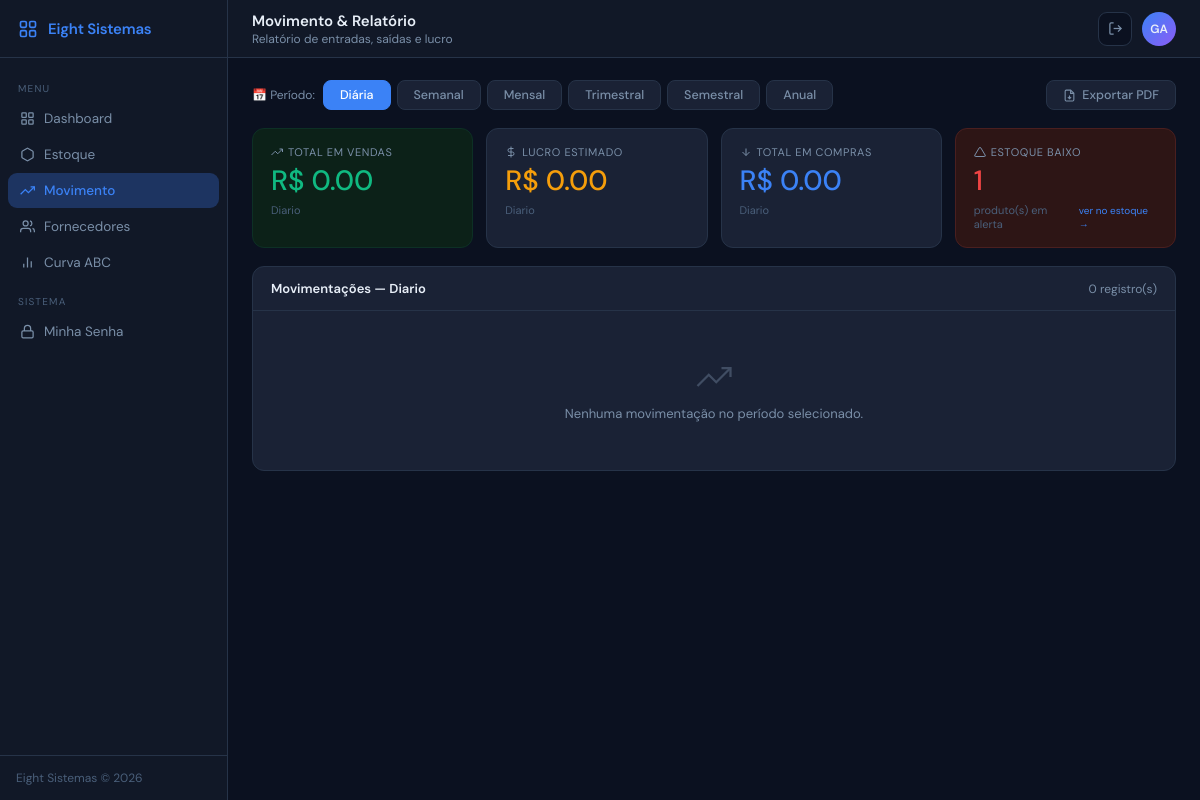
The page /movimento?filtro=diario (signed in) on the database as committed earlier.
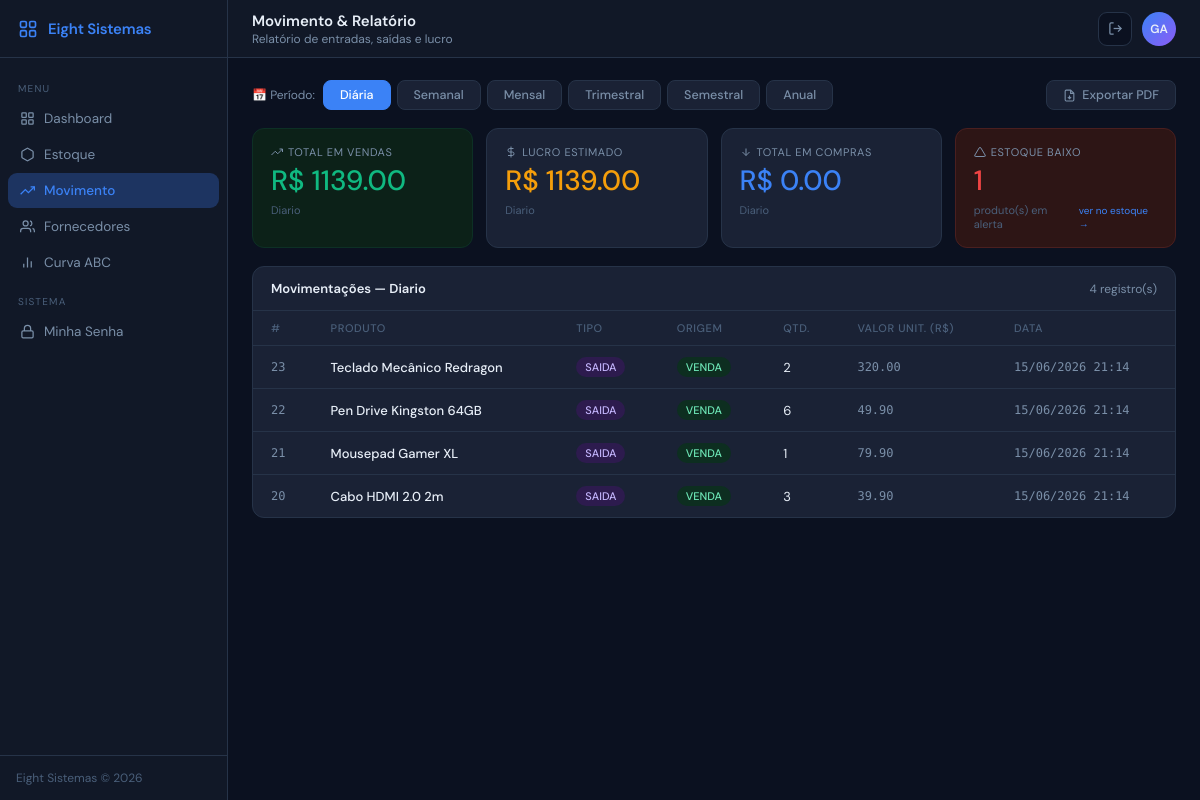
The same page on the database as committed later.
### models/movimentacao.py (models this page shows)
class Movimentacao(db.Model):
    __tablename__ = "movimentacoes_estoque"
    id                = db.Column(db.Integer, primary_key=True)
    produto_id        = db.Column(db.Integer, db.ForeignKey("produtos.id", ondelete="CASCADE"), nullable=False)
    tipo              = db.Column(db.Enum("entrada", "saida"), nullable=False)
    quantidade        = db.Column(db.Integer, nullable=False)
    origem            = db.Column(db.Enum("compra", "venda", "ajuste"), nullable=False)
    valor_unitario    = db.Column(db.Numeric(10, 2))
    custo_unitario    = db.Column(db.Numeric(10, 2))
    data_movimentacao = db.Column(db.DateTime, default=datetime.now, nullable=False)

### models/produto.py (models this page shows, shortened)
class Produto(db.Model):
    __tablename__ = "produtos"
    id             = db.Column(db.Integer, primary_key=True)
    nome           = db.Column(db.String(100), nullable=False)
    categoria      = db.Column(db.String(50))
    quantidade     = db.Column(db.Integer, default=0, nullable=False)
    estoque_minimo = db.Column(db.Integer, default=5, nullable=False)
    preco_custo    = db.Column(db.Numeric(10,2))
    preco_venda    = db.Column(db.Numeric(10,2))
    descricao      = db.Column(db.Text)
    fornecedor_id  = db.Column(db.Integer, db.ForeignKey("fornecedores.id"))
    movimentacoes  = db.relationship("Movimentacao", backref="produto", lazy=True, cascade="all, delete-orphan")

### routes/movimento.py (the view)
@movimento_bp.route("/movimento")
@login_required
def movimento():
    filtro    = request.args.get("filtro", "mensal")
    relatorio = DashboardService.relatorio_movimento(filtro)
    grafico   = DashboardService.grafico_seis_meses()
    return render_template(
        "movimento.html",
        filtro_ativo=filtro,
        **relatorio,
        alertas=EstoqueService.alertas_estoque(),
        graf_labels=grafico["labels"],
        graf_entradas=grafico["entradas"],
        graf_saidas=grafico["saidas"],
    )

### auth.py (called while the page is built)
def login_required(f):
    @wraps(f)
    def decorated(*args, **kwargs):
        if "usuario_id" not in session:
            return redirect(url_for("auth.login"))
        return f(*args, **kwargs)
    return decorated

### services/dashboard_service.py (called while the page is built)
    @staticmethod
    def grafico_seis_meses():
        seis = datetime.now() - timedelta(days=180)
        ent, sai = defaultdict(float), defaultdict(float)
        for m in Movimentacao.query.filter(Movimentacao.data_movimentacao >= seis).all():
            mes = m.data_movimentacao.strftime("%b/%y") if m.data_movimentacao else "?"
            (ent if m.tipo == "entrada" else sai)[mes] += m.quantidade
        meses = sorted(set(ent) | set(sai))
        return {
            "labels":   meses,
            "entradas": [ent.get(m, 0) for m in meses],
            "saidas":   [sai.get(m, 0) for m in meses],
        }

### services/estoque_service.py (called while the page is built)
    @staticmethod
    def alertas_estoque():
        return Produto.query.filter(Produto.quantidade <= Produto.estoque_minimo).all()

### templates/movimento.html (shortened to what this page needs)
{% extends "base.html" %}
{% block nav_movimento %}active{% endblock %}
{% block page_title %}Movimento & Relatório{% endblock %}
{% block page_sub %}Relatório de entradas, saídas e lucro{% endblock %}
{% block content %}
<div style="display:flex; align-items:center; gap:6px; flex-wrap:wrap;">
  <span class="filtro-label">📅 Período:</span>
  {% for valor, label in [
    ('diario','Diária'),('semanal','Semanal'),('mensal','Mensal'),
    ('trimestral','Trimestral'),('semestral','Semestral'),('anual','Anual')
  ] %}
  <a href="{{ url_for('movimento.movimento', filtro=valor) }}"
     class="filtro-btn {{ 'ativo' if filtro_ativo == valor else '' }}">
    {{ label }}
  </a>
  {% endfor %}
  <a href="{{ url_for('movimento.exportar_pdf', filtro=filtro_ativo) }}"
     class="btn-export" title="Exportar relatório do período atual em PDF" style="margin-left:auto;">
    <svg viewBox="0 0 24 24" fill="none" stroke="currentColor" stroke-width="2">
      <path d="M14 2H6a2 2 0 0 0-2 2v16a2 2 0 0 0 2 2h12a2 2 0 0 0 2-2V8z"/>
      <polyline points="14 2 14 8 20 8"/>
      <line x1="12" y1="18" x2="12" y2="12"/>
      <polyline points="9 15 12 18 15 15"/>
    </svg>
    Exportar PDF
  </a>
</div>
<div class="cards-grid">
  <div class="stat-card success">
    <div class="card-label">
      <svg viewBox="0 0 24 24" fill="none" stroke="currentColor" stroke-width="2"><polyline points="23 6 13.5 15.5 8.5 10.5 1 18"/><polyline points="17 6 23 6 23 12"/></svg>
      Total em Vendas
    </div>
    <div class="card-value green">R$ {{ "%.2f"|format(total_vendas) }}</div>
    <div class="card-sub">{{ filtro_ativo | capitalize }}</div>
  </div>
  <div class="stat-card">
    <div class="card-label">
      <svg viewBox="0 0 24 24" fill="none" stroke="currentColor" stroke-width="2"><line x1="12" y1="1" x2="12" y2="23"/><path d="M17 5H9.5a3.5 3.5 0 0 0 0 7h5a3.5 3.5 0 0 1 0 7H6"/></svg>
      Lucro Estimado
    </div>
    <div class="card-value amber">R$ {{ "%.2f"|format(total_lucro) }}</div>
    <div class="card-sub">{{ filtro_ativo | capitalize }}</div>
  </div>
  <div class="stat-card">
    <div class="card-label">
      <svg viewBox="0 0 24 24" fill="none" stroke="currentColor" stroke-width="2"><path d="M12 5v14M5 12l7 7 7-7"/></svg>
      Total em Compras
    </div>
    <div class="card-value blue">R$ {{ "%.2f"|format(total_compras) }}</div>
    <div class="card-sub">{{ filtro_ativo | capitalize }}</div>
  </div>
  <a href="{{ url_for('estoque.estoque', filtro_baixo=1) }}"
     class="stat-card {{ 'danger' if alertas|length > 0 else '' }}"
     style="text-decoration:none;cursor:pointer;transition:border-color .18s,transform .15s;"
     onmouseover="this.style.transform='translateY(-2px)'"
     onmouseout="this.style.transform=''">
    <div class="card-label">
      <svg viewBox="0 0 24 24" fill="none" stroke="currentColor" stroke-width="2"><path d="M10.29 3.86L1.82 18a2 2 0 0 0 1.71 3h16.94a2 2 0 0 0 1.71-3L13.71 3.86a2 2 0 0 0-3.42 0z"/></svg>
      Estoque Baixo
    </div>
    <div class="card-value {{ 'red' if alertas|length > 0 else 'green' }}">{{ alertas|length }}</div>
    <div class="card-sub" style="display:flex;align-items:center;gap:4px;">
      produto(s) em alerta
      {% if alertas|length > 0 %}
      <span style="font-size:10px;color:var(--blue);margin-left:auto;">ver no estoque →</span>
      {% endif %}
    </div>
  </a>
</div>
<div class="tcard">
  <div class="tcard-header">
    <span class="tcard-title">Movimentações — {{ filtro_ativo | capitalize }}</span>
    <span class="text-muted" style="font-size:12px;">{{ movimentacoes|length }} registro(s)</span>
  </div>
  {% if movimentacoes %}
  <table>
    <thead>
      <tr>
        <th>#</th>
        <th>Produto</th>
        <th>Tipo</th>
        <th>Origem</th>
        <th>Qtd.</th>
        <th>Valor Unit. (R$)</th>
        <th>Data</th>
      </tr>
    </thead>
    <tbody>
      {% for m in movimentacoes %}
      <tr>
        <td class="mono">{{ m.id }}</td>
        <td class="fw500">{{ m.produto_nome }}</td>
        <td>
          <span class="badge-status {{ 'badge-entrada' if m.tipo == 'entrada' else 'badge-saida' }}">
            {{ m.tipo | upper }}
          </span>
        </td>
        <td>
          <span class="badge-status
            {% if m.origem == 'venda' %}badge-venda
            {% elif m.origem == 'compra' %}badge-compra
            {% else %}badge-ajuste{% endif %}">
            {{ m.origem | upper }}
          </span>
        </td>
        <td>{{ m.quantidade }}</td>
        <td class="mono">{{ "%.2f"|format(m.valor_unitario|float) if m.valor_unitario else '—' }}</td>
        <td class="text-muted mono">{{ m.data }}</td>
      </tr>
      {% endfor %}
    </tbody>
  </table>
  {% else %}
  <div class="empty-state">
    <svg viewBox="0 0 24 24" fill="none" stroke="currentColor" stroke-width="1.5"><polyline points="23 6 13.5 15.5 8.5 10.5 1 18"/><polyline points="17 6 23 6 23 12"/></svg>
    Nenhuma movimentação no período selecionado.
  </div>
  {% endif %}
</div>
{% endblock %}

### templates/base.html (shortened to what this page needs)
<!DOCTYPE html>
<html lang="pt-br">
<head>
  <link rel="stylesheet" href="{{ url_for('static', filename='css/main.css') }}">
</head>
<body>
<div class="app">
  <aside class="sidebar">
    <div class="sidebar-logo">
      <svg viewBox="0 0 24 24" fill="none" stroke="currentColor" stroke-width="2">
        <rect x="3"  y="3"  width="7" height="7" rx="1.5"/>
        <rect x="14" y="3"  width="7" height="7" rx="1.5"/>
        <rect x="3"  y="14" width="7" height="7" rx="1.5"/>
        <rect x="14" y="14" width="7" height="7" rx="1.5"/>
      </svg>
      Eight Sistemas
    </div>
    <nav class="nav">
      <div class="nav-section">Menu</div>
      <a href="{{ url_for('dashboard.index') }}" class="nav-item {% block nav_home %}{% endblock %}">
        <svg viewBox="0 0 24 24" fill="none" stroke="currentColor" stroke-width="2"><rect x="3" y="3" width="7" height="7" rx="1"/><rect x="14" y="3" width="7" height="7" rx="1"/><rect x="3" y="14" width="7" height="7" rx="1"/><rect x="14" y="14" width="7" height="7" rx="1"/></svg>
        Dashboard
      </a>
      <a href="{{ url_for('estoque.estoque') }}" class="nav-item {% block nav_estoque %}{% endblock %}">
        <svg viewBox="0 0 24 24" fill="none" stroke="currentColor" stroke-width="2"><path d="M21 16V8a2 2 0 0 0-1-1.73l-7-4a2 2 0 0 0-2 0l-7 4A2 2 0 0 0 3 8v8a2 2 0 0 0 1 1.73l7 4a2 2 0 0 0 2 0l7-4A2 2 0 0 0 21 16z"/></svg>
        Estoque
      </a>
      <a href="{{ url_for('movimento.movimento') }}" class="nav-item {% block nav_movimento %}{% endblock %}">
        <svg viewBox="0 0 24 24" fill="none" stroke="currentColor" stroke-width="2"><polyline points="23 6 13.5 15.5 8.5 10.5 1 18"/><polyline points="17 6 23 6 23 12"/></svg>
        Movimento
      </a>
      <a href="{{ url_for('fornecedores.fornecedores') }}" class="nav-item {% block nav_fornecedores %}{% endblock %}">
        <svg viewBox="0 0 24 24" fill="none" stroke="currentColor" stroke-width="2"><path d="M17 21v-2a4 4 0 0 0-4-4H5a4 4 0 0 0-4 4v2"/><circle cx="9" cy="7" r="4"/><path d="M23 21v-2a4 4 0 0 0-3-3.87"/><path d="M16 3.13a4 4 0 0 1 0 7.75"/></svg>
        Fornecedores
      </a>
      <a href="{{ url_for('curva_abc.curva_abc') }}" class="nav-item {% block nav_curva_abc %}{% endblock %}">
        <svg viewBox="0 0 24 24" fill="none" stroke="currentColor" stroke-width="2"><line x1="18" y1="20" x2="18" y2="10"/><line x1="12" y1="20" x2="12" y2="4"/><line x1="6" y1="20" x2="6" y2="14"/></svg>
        Curva ABC
      </a>
      <div class="nav-section">Sistema</div>
      {% if session.get('usuario_tipo') == 'admin' %}
      <a href="{{ url_for('configuracoes.configuracoes') }}" class="nav-item {% block nav_configuracoes %}{% endblock %}">
        <svg viewBox="0 0 24 24" fill="none" stroke="currentColor" stroke-width="2"><circle cx="12" cy="12" r="3"/><path d="M19.4 15a1.65 1.65 0 0 0 .33 1.82l.06.06a2 2 0 0 1-2.83 2.83l-.06-.06a1.65 1.65 0 0 0-1.82-.33 1.65 1.65 0 0 0-1 1.51V21a2 2 0 0 1-4 0v-.09A1.65 1.65 0 0 0 9 19.4a1.65 1.65 0 0 0-1.82.33l-.06.06a2 2 0 0 1-2.83-2.83l.06-.06A1.65 1.65 0 0 0 4.68 15a1.65 1.65 0 0 0-1.51-1H3a2 2 0 0 1 0-4h.09A1.65 1.65 0 0 0 4.6 9a1.65 1.65 0 0 0-.33-1.82l-.06-.06a2 2 0 0 1 2.83-2.83l.06.06A1.65 1.65 0 0 0 9 4.68a1.65 1.65 0 0 0 1-1.51V3a2 2 0 0 1 4 0v.09a1.65 1.65 0 0 0 1 1.51 1.65 1.65 0 0 0 1.82-.33l.06-.06a2 2 0 0 1 2.83 2.83l-.06.06A1.65 1.65 0 0 0 19.4 9a1.65 1.65 0 0 0 1.51 1H21a2 2 0 0 1 0 4h-.09a1.65 1.65 0 0 0-1.51 1z"/></svg>
        Configurações
      </a>
      {% else %}
      <a href="{{ url_for('configuracoes.minha_senha') }}" class="nav-item {% block nav_minha_senha %}{% endblock %}">
        <svg viewBox="0 0 24 24" fill="none" stroke="currentColor" stroke-width="2"><rect x="3" y="11" width="18" height="11" rx="2"/><path d="M7 11V7a5 5 0 0 1 10 0v4"/></svg>
        Minha Senha
      </a>
      {% endif %}
    </nav>
    <div class="sidebar-footer">Eight Sistemas &copy; 2026</div>
  </aside>
  <div class="main">
    <header class="topbar">
      <div>
        <div class="topbar-title">{% block page_title %}{% endblock %}</div>
        <div class="topbar-sub">{% block page_sub %}{% endblock %}</div>
      </div>
      <div style="display:flex;align-items:center;gap:10px;">
        <a href="{{ url_for('auth.logout') }}" class="icon-btn" title="Sair">
          <svg viewBox="0 0 24 24" fill="none" stroke="currentColor" stroke-width="2"><path d="M9 21H5a2 2 0 0 1-2-2V5a2 2 0 0 1 2-2h4"/><polyline points="16 17 21 12 16 7"/><line x1="21" y1="12" x2="9" y2="12"/></svg>
        </a>
        <div class="avatar" title="{{ session.get('usuario_nome', 'Usuário') }}">
          {{ session.get('usuario_nome', 'US')[:2].upper() }}
        </div>
      </div>
    </header>
    <div class="content">
      {% block content %}{% endblock %}
    </div>
  </div>
</div>
</body>
</html>

### templates/movimento.html (style rules this page uses)
.filtro-btn { padding: 6px 16px; border-radius: 8px; border: 1px solid var(--border); background: var(--card); color: var(--muted); font-size: 12.5px; font-weight: 500; font-family: var(--font); cursor: pointer; text-decoration: none; transition: all 0.14s; }
.filtro-btn.ativo { background: var(--blue); border-color: var(--blue); color: #fff; }
.filtro-label { font-size: 12px; color: var(--muted); margin-right: 2px; }
.btn-export { display: inline-flex; align-items: center; gap: 6px; padding: 6px 16px; border-radius: 8px; border: 1px solid var(--border); background: var(--card); color: var(--muted); font-size: 12.5px; font-weight: 500; font-family: var(--font); cursor: pointer; text-decoration: none; transition: all .14s; }
.btn-export svg { width: 13px; height: 13px; }

Rows that differ between the two databases and show on the page:
added Movimentacao: id "23", produto_nome "Teclado Mecânico Redragon", tipo "SAIDA", origem "VENDA", quantidade "2", valor_unitario "320.00", data "15/06/2026 21:14"
added Movimentacao: id "22", produto_nome "Pen Drive Kingston 64GB", tipo "SAIDA", origem "VENDA", quantidade "6", valor_unitario "49.90", data "15/06/2026 21:14"
added Movimentacao: id "21", produto_nome "Mousepad Gamer XL", tipo "SAIDA", origem "VENDA", quantidade "1", valor_unitario "79.90", data "15/06/2026 21:14"
added Movimentacao: id "20", produto_nome "Cabo HDMI 2.0 2m", tipo "SAIDA", origem "VENDA", quantidade "3", valor_unitario "39.90", data "15/06/2026 21:14"
Other text that changed with them:
{{ "%.2f"|format(total_vendas) }}: "0.00" → "1139.00"
{{ "%.2f"|format(total_lucro) }}: "0.00" → "1139.00"
{{ movimentacoes|length }}: "0" → "4"
text no longer shown: "Nenhuma movimentação no período selecionado."
text now shown: "# PRODUTO TIPO ORIGEM QTD. VALOR UNIT. (R$) DATA"
